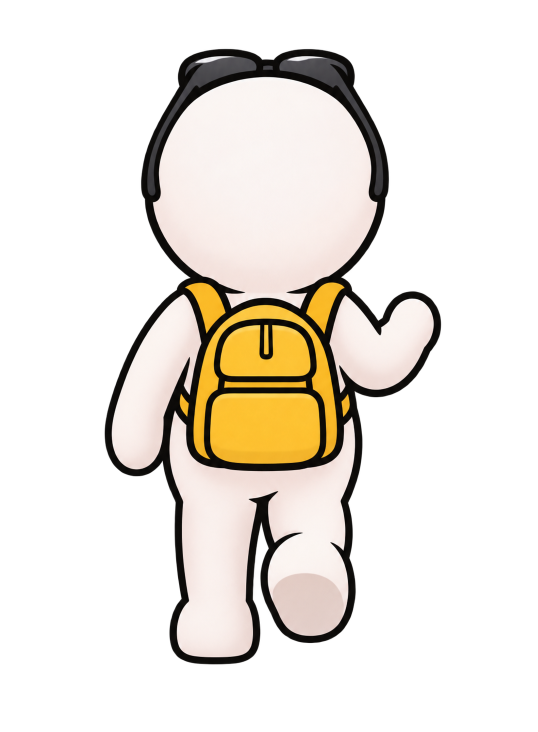
#> input picture source-art/traveler-rear.png, 1075 x 1464 px (shown at 1/2 size)
$ python prepare_follow_art.py ../source-art/traveler-rear.png
#> lines starting #> are read from the running program, lines starting #| are printed output that depends on the picture
"""Build the rear walk cycle and small depth grids for the twelve illustrated paths."""
import json
import sys

import cv2
import numpy as np
import onnxruntime as ort
from PIL import Image
from prepare_art import CITIES, OUT, SOURCE, depth_field


def walk_sheet():
    art = Image.open(SOURCE / "traveler-rear.png").convert("RGBA")
#> art is the input picture: PIL image 1075x1464 RGBA; mean R, G, B, A 63.1, 58, 50.7, 83.2
    art = art.crop(art.getchannel("A").point(lambda x: 255 if x > 35 else 0).getbbox())
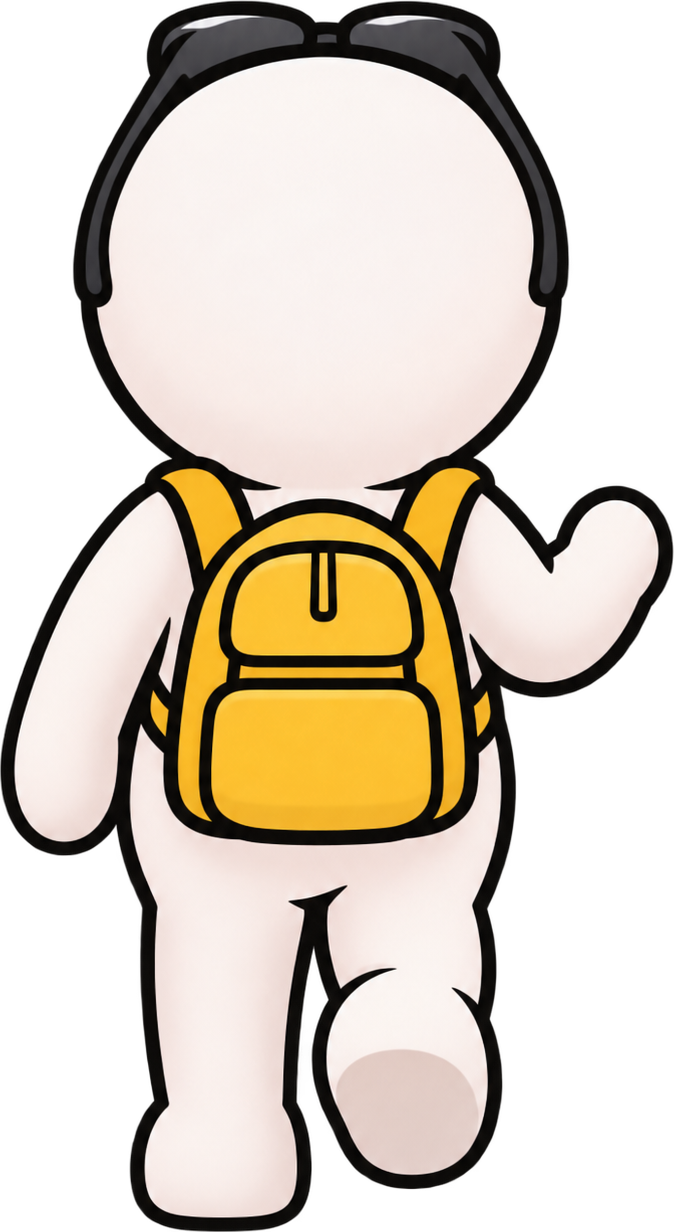
#> art: PIL image 674x1232 RGBA; mean R, G, B, A 119.6, 109.8, 96.2, 157.7; transparent parts drawn white
    art.thumbnail((320, 520), Image.Resampling.LANCZOS)
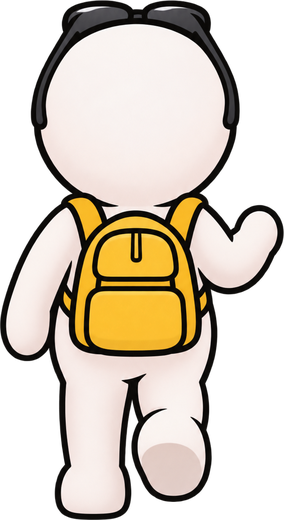
#> art: PIL image 284x520 RGBA; mean R, G, B, A 119.2, 109.4, 95.8, 157.7; transparent parts drawn white
    w, h = art.size
#> w = 284; h = 520
    yy, xx = np.indices((h, w), dtype=np.float32)
    legs = np.clip((yy / h - .63) / .31, 0, 1)
    side = np.clip((xx / w - .49) * 12, -1, 1)
    sheet = Image.new("RGBA", (w * 8, h + 8))
#> sheet: PIL image 2272x528 RGBA; every value is 0
    for frame in range(8):
        stride = (1 - np.cos(frame * np.pi / 4)) / 2
        # The drawn right foot starts lifted. Exchange the heights of the two
        # feet as the hips, backpack and head remain anchored in the same place.
        sample_y = yy + legs * stride * h * (.061 - .076 * side)
        warped = cv2.remap(np.array(art), xx, sample_y.astype(np.float32),
                           cv2.INTER_LINEAR, borderMode=cv2.BORDER_CONSTANT)
        sheet.paste(Image.fromarray(warped), (frame * w, 4))
#> this loop made 8 passes
#> pass 2, in walk_sheet, `warped = cv2.remap(np.array(art), xx, sample_y.astype(np.float32), cv2..`:
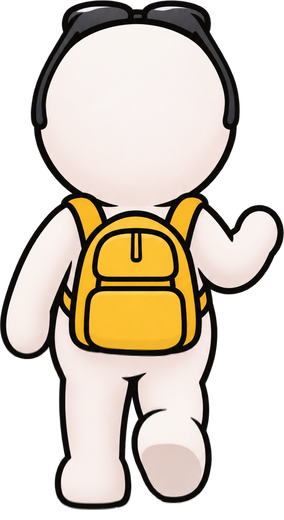
#> warped: shape (520, 284, 4); mean R, G, B, A 118.1, 108.4, 94.9, 156.3; transparent parts drawn white
#> pass 3, in walk_sheet, `warped = cv2.remap(np.array(art), xx, sample_y.astype(np.float32), cv2..`:
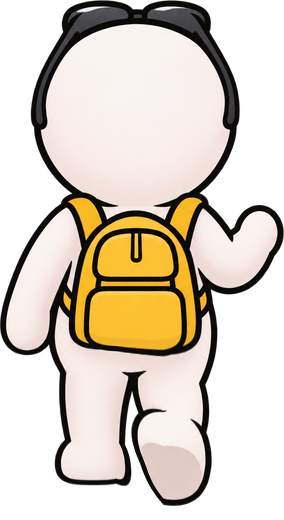
#> warped: shape (520, 284, 4); mean R, G, B, A 115.6, 106.2, 92.8, 153.1; transparent parts drawn white
#> after the loop:
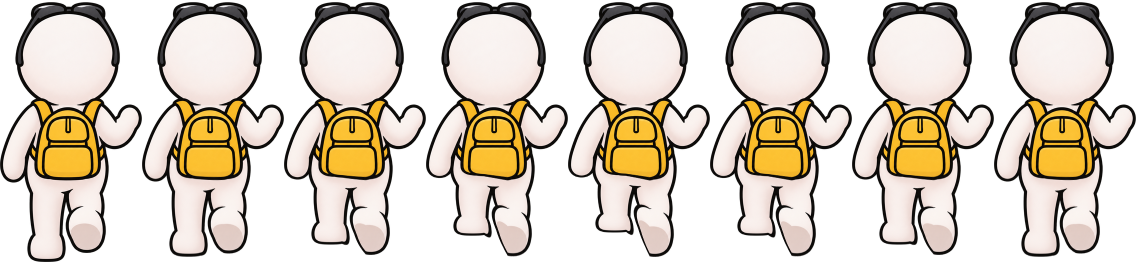
#> sheet: PIL image 2272x528 RGBA (shown at 1/2 size); mean R, G, B, A 114.2, 104.8, 91.6, 151.2; transparent parts drawn white
    sheet.save(OUT / "rear-stride.webp", quality=90, method=6)
    print("Stride frame", w, h+8)
#| Stride frame 284 528


def fields(model):
    session = ort.InferenceSession(model, providers=["CPUExecutionProvider"])
    result = {}
    for city in CITIES:
        result[city] = []
        for index in range(4):
            scene = Image.open(OUT / city / f"{index}-scene.webp").convert("RGB")
            depth = cv2.resize(depth_field(np.array(scene), session), (41, 25), interpolation=cv2.INTER_AREA)
            lo, hi = np.percentile(depth, [5, 97])
            depth = np.clip((depth-lo) / (hi-lo), 0, 1)
            depth = cv2.GaussianBlur(depth, (0, 0), 2)
            result[city].append(np.round(depth * 255).astype(np.uint8).flatten().tolist())
    (OUT / "travel-depth.json").write_text(json.dumps(result, separators=(",", ":"))+"\n")


if __name__ == "__main__":
    walk_sheet()
    fields(sys.argv[1])
#> (the call stopped at in fields, `session = ort.InferenceSession(model, providers=["CPUExecutionProvider..`: onnxruntime is not available in this run)

$ run again, with source-art/p01-01.png copied over source-art/traveler-rear.png
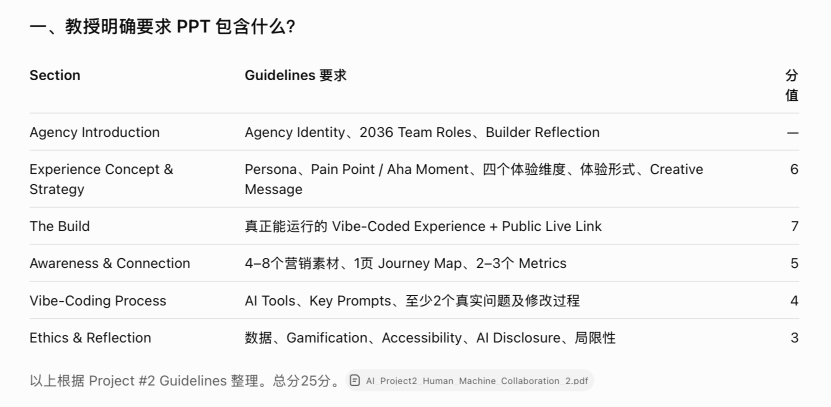
#> input picture source-art/p01-01.png, 1662 x 814 px (shown at 1/2 size)
#> in walk_sheet, `art.thumbnail((320, 520), Image.Resampling.LANCZOS)`:
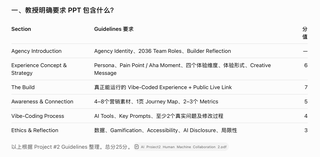
#> art: PIL image 320x157 RGBA; mean R, G, B, A 242.9, 242.9, 242.9, 255
#> after the loop in walk_sheet, `for frame in range(8):`:
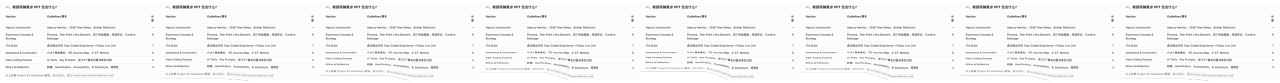
#> sheet: PIL image 2560x165 RGBA (shown at 1/2 size); mean R, G, B, A 224.3, 224.3, 224.3, 235.4; transparent parts drawn white
#| Stride frame 320 165
